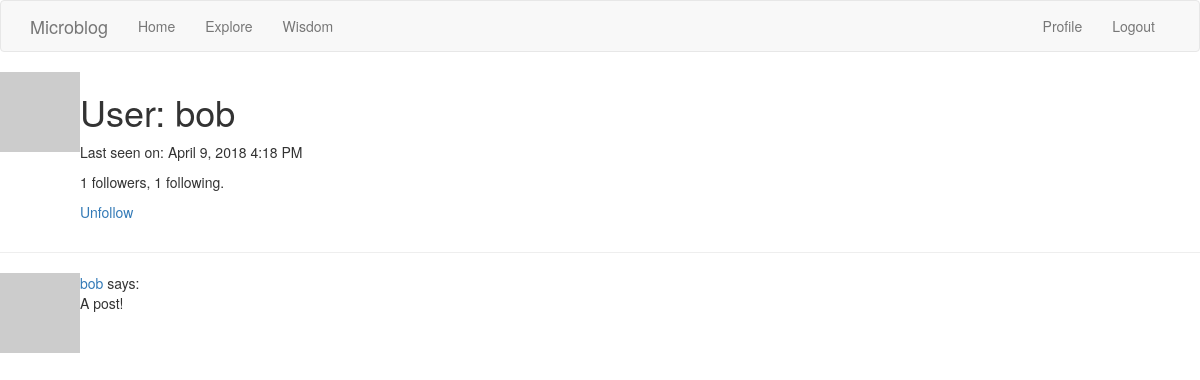
Page /user/bob (signed in) on the committed database.
### app/models.py (models this page shows, shortened)
class User(UserMixin, db.Model):
    id = db.Column(db.Integer, primary_key=True)
    username = db.Column(db.String(64), index=True, unique=True)
    email = db.Column(db.String(120), index=True, unique=True)
    password_hash = db.Column(db.String(128))
    posts = db.relationship('Post', backref='author', lazy='dynamic')
    about_me = db.Column(db.String(140))
    last_seen = db.Column(db.DateTime, default=datetime.utcnow)
    followed = db.relationship(
        'User', secondary=followers,
        primaryjoin=(followers.c.follower_id == id),
        secondaryjoin=(followers.c.followed_id == id),
        backref=db.backref('followers', lazy='dynamic'), lazy='dynamic')
    def avatar(self, size):
        digest = md5(self.email.lower().encode('utf-8')).hexdigest()
        return 'https://www.gravatar.com/avatar/{}?d=identicon&s={}'.format(
            digest, size)
    def is_following(self, user):
        return self.followed.filter(
            followers.c.followed_id == user.id).count() > 0

class Post(db.Model):
    id = db.Column(db.Integer, primary_key=True)
    body = db.Column(db.String(140))
    timestamp = db.Column(db.DateTime, index=True, default=datetime.utcnow)
    user_id = db.Column(db.Integer, db.ForeignKey('user.id'))

### app/main/routes.py (the view)
@bp.route('/user/<username>')
@login_required
def user(username):
    user = User.query.filter_by(username=username).first_or_404()
    page = request.args.get('page', 1, type=int)
    posts = user.posts.order_by(Post.timestamp.desc()).paginate(
        page, current_app.config['POSTS_PER_PAGE'], False)
    next_url = url_for('main.user', username=user.username, page=posts.next_num) \
        if posts.has_next else None
    prev_url = url_for('main.user', username=user.username, page=posts.prev_num) \
        if posts.has_prev else None
    return render_template('user.html', user=user, posts=posts.items,
                           next_url=next_url, prev_url=prev_url)

### app/main/routes.py (called while the page is built)
@bp.before_request
def before_request():
    if current_user.is_authenticated:
        current_user.last_seen = datetime.utcnow()
        db.session.commit()

### app/models.py (called while the page is built)
@login.user_loader
def load_user(id):
    return User.query.get(int(id))

### app/templates/user.html (shortened to what this page needs)
{% extends "base.html" %}
{% block content %}
    <table>
        <tr valign="top">
            <td><img src="{{ user.avatar(128) }}"></td>
            <td>
                <h1>User: {{ user.username }}</h1>
                {% if user.last_seen %}<p>Last seen on: {{ moment(user.last_seen).format('LLL') }}</p>{% endif %}
                <p>{{ user.followers.count() }} followers, {{ user.followed.count() }} following.</p>
                {% if user == current_user %}
                <p><a href="{{ url_for('main.edit_profile') }}">Edit your profile</a></p>
                {% elif not current_user.is_following(user) %}
                <p><a href="{{ url_for('main.follow', username=user.username) }}">Follow</a></p>
                {% else %}
                <p><a href="{{ url_for('main.unfollow', username=user.username) }}">Unfollow</a></p>
                {% endif %}
            </td>
        </tr>
    </table>
    <hr>
{% for post in posts %}
    {% include '_post.html' %}
{% endfor %}
{% endblock %}

### app/templates/_post.html
<table>
    <tr valign="top">
        <td><img src="{{ post.author.avatar(36) }}"></td>
        <td>
            <a href="{{ url_for('main.user', username=post.author.username) }}">
                {{ post.author.username }}
            </a>
            says:<br>{{ post.body }}
        </td>
    </tr>
</table>

### rows in the picture
User: username "bob", last_seen "April 9, 2018 4:18 PM"
Post: author.username "bob", body "A post!"

### other values in the picture
{{ ('Home') }} "Home"
{{ ('Explore') }} "Explore"
{{ ('Wisdom') }} "Wisdom"
{{ ('Profile') }} "Profile"
{{ ('Logout') }} "Logout"
{{ user.followers.count() }} "1"
{{ user.followed.count() }} "1"
